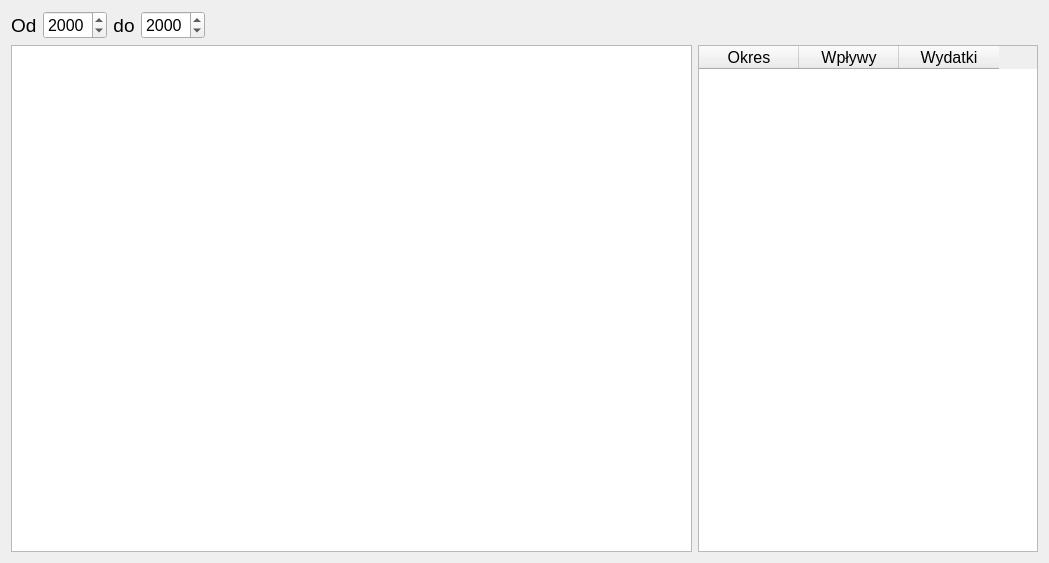
<?xml version="1.0" encoding="UTF-8"?>
<ui version="4.0">
 <class>ReportMonthWindow</class>
 <widget class="QWidget" name="ReportMonthWindow">
  <property name="geometry">
   <rect>
    <x>0</x>
    <y>0</y>
    <width>1049</width>
    <height>563</height>
   </rect>
  </property>
  <property name="windowTitle">
   <string>Form</string>
  </property>
  <layout class="QVBoxLayout" name="verticalLayout">
   <item>
    <layout class="QHBoxLayout" name="horizontalLayout">
     <item>
      <widget class="QLabel" name="label">
       <property name="font">
        <font>
         <pointsize>14</pointsize>
        </font>
       </property>
       <property name="text">
        <string>Od</string>
       </property>
      </widget>
     </item>
     <item>
      <widget class="QDateEdit" name="dateEdit_from">
       <property name="font">
        <font>
         <pointsize>12</pointsize>
        </font>
       </property>
       <property name="displayFormat">
        <string>yyyy</string>
       </property>
      </widget>
     </item>
     <item>
      <widget class="QLabel" name="label_2">
       <property name="font">
        <font>
         <pointsize>14</pointsize>
        </font>
       </property>
       <property name="text">
        <string>do</string>
       </property>
       <property name="alignment">
        <set>Qt::AlignCenter</set>
       </property>
      </widget>
     </item>
     <item>
      <widget class="QDateEdit" name="dateEdit_to">
       <property name="font">
        <font>
         <pointsize>12</pointsize>
        </font>
       </property>
       <property name="displayFormat">
        <string>yyyy</string>
       </property>
      </widget>
     </item>
     <item>
      <spacer name="horizontalSpacer">
       <property name="orientation">
        <enum>Qt::Horizontal</enum>
       </property>
       <property name="sizeHint" stdset="0">
        <size>
         <width>40</width>
         <height>20</height>
        </size>
       </property>
      </spacer>
     </item>
    </layout>
   </item>
   <item>
    <layout class="QHBoxLayout" name="horizontalLayout_2">
     <item>
      <widget class="QtCharts::QChartView" name="graphicsView">
       <property name="sizePolicy">
        <sizepolicy hsizetype="Expanding" vsizetype="Expanding">
         <horstretch>2</horstretch>
         <verstretch>0</verstretch>
        </sizepolicy>
       </property>
      </widget>
     </item>
     <item>
      <widget class="QTableWidget" name="tableWidget">
       <property name="sizePolicy">
        <sizepolicy hsizetype="Expanding" vsizetype="Expanding">
         <horstretch>1</horstretch>
         <verstretch>0</verstretch>
        </sizepolicy>
       </property>
       <column>
        <property name="text">
         <string>Okres</string>
        </property>
        <property name="font">
         <font>
          <pointsize>12</pointsize>
         </font>
        </property>
       </column>
       <column>
        <property name="text">
         <string>Wpływy</string>
        </property>
        <property name="font">
         <font>
          <pointsize>12</pointsize>
         </font>
        </property>
       </column>
       <column>
        <property name="text">
         <string>Wydatki</string>
        </property>
        <property name="font">
         <font>
          <pointsize>12</pointsize>
         </font>
        </property>
       </column>
      </widget>
     </item>
    </layout>
   </item>
  </layout>
 </widget>
 <customwidgets>
  <customwidget>
   <class>QtCharts::QChartView</class>
   <extends>QGraphicsView</extends>
   <header location="global">QtCharts</header>
  </customwidget>
 </customwidgets>
 <resources/>
 <connections/>
</ui>
